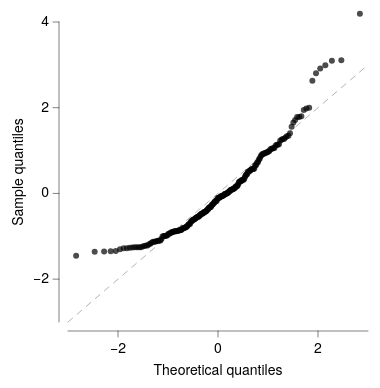

Write the Vega-Lite specification saved for this chart.
### Vega-Lite specification from a JSON file in a GitHub repository (floating-point values rounded to 4 significant figures; data arrays with more than 128 entries replaced by an {"elided": "..."} marker saying what was removed)
{"background": null, "config": {"arc": {"fill": "#DBDBDB", "fillOpacity": 1.0, "innerRadius": 37.5, "padAngle": 0.03, "stroke": "black", "strokeOpacity": 1, "strokeWidth": 0.25}, "area": {"fill": "#DBDBDB", "fillOpacity": 1.0, "stroke": "black", "strokeOpacity": 1, "strokeWidth": 0.25}, "axis": {"domain": true, "domainCap": "round", "domainColor": "black", "domainWidth": 0.25, "grid": false, "gridCap": "round", "gridColor": "#F1F1F1", "gridDash": [0, 0], "gridOpacity": 1.0, "gridWidth": 0.25, "labelColor": "black", "labelFont": "Helvetica Neue", "labelFontSize": 7, "labelFontStyle": "normal", "labelFontWeight": 400, "offset": 4.5, "ticks": true, "tickCap": "round", "tickColor": "black", "tickRound": false, "tickSize": 3, "tickWidth": 0.25, "titleColor": "black", "titleFont": "Helvetica Neue", "titleFontSize": 7, "titleFontStyle": "normal", "titleFontWeight": 400}, "axisX": {"domain": true, "labelAlign": "center", "labelAngle": 0, "labels": true, "ticks": true, "translate": 0}, "axisY": {"domain": true, "labelAlign": "right", "labelAngle": 0, "labels": true, "ticks": true, "translate": 0}, "axisRight": {"domain": true, "labelAlign": "left", "labelAngle": 0, "labels": true, "ticks": true, "translate": 0}, "axisTop": {"domain": true, "labelAlign": "center", "labelAngle": 0, "labels": true, "ticks": true, "translate": 0}, "axisBand": {"tickOffset": 0}, "bar": {"fill": "#DBDBDB", "fillOpacity": 1.0, "stroke": "black", "strokeOpacity": 1, "strokeWidth": 0.25}, "boxplot": {"size": 13.5, "ticks": {"cornerRadius": 0.25, "fill": "black", "opacity": 1, "size": 6.75, "thickness": 0.25}, "box": {"fillOpacity": 1.0, "stroke": "black", "strokeOpacity": 1, "strokeWidth": 0.25}, "median": {"cornerRadius": 0, "fill": "black", "fillOpacity": 1.0, "opacity": 1, "size": 13.5, "thickness": 0.25}, "rule": {"fill": "black", "fillOpacity": 1.0, "size": 15.0, "stroke": "black", "strokeDash": [0, 0], "strokeOpacity": 1, "strokeWidth": 0.25}, "outliers": {"color": "black", "fill": "black", "fillOpacity": 1.0, "size": 0, "stroke": "black", "strokeOpacity": 1, "strokeWidth": 0.25}}, "circle": {"fill": "black", "fillOpacity": 1.0, "size": 0.75, "stroke": null, "strokeOpacity": 1, "strokeWidth": 0.25}, "errorband": {"band": {"fillOpacity": 0.6, "stroke": null, "strokeWidth": 0.25, "strokeOpacity": 1}, "borders": {"opacity": 0, "strokeOpacity": 0.25, "strokeWidth": 1}}, "errorbar": {"opacity": 1, "rule": {"strokeDash": [0, 0], "strokeWidth": 0.25}, "ticks": {"color": "black", "cornerRadius": 0.125, "opacity": 1, "size": 9.0, "thickness": 0.25}, "thickness": 0.25}, "font": "Helvetica Neue", "geoshape": {"fill": "#DBDBDB", "fillOpacity": 1.0, "stroke": "black", "strokeOpacity": 1, "strokeWidth": 0.25}, "header": {"labelColor": "black", "labelFont": "Helvetica Neue", "labelFontSize": 7, "labelFontStyle": "normal", "labelFontWeight": 400, "titleColor": "black", "titleFont": "Helvetica Neue", "titleFontSize": 7, "titleFontStyle": "normal", "titleFontWeight": 400, "titlePadding": 0}, "legend": {"disable": false, "offset": 4.5, "titlePadding": 4, "labelOffset": 2, "gradientLabelOffset": 2, "gradientLength": 75.0, "gradientThickness": 7.5, "gradientOpacity": 1.0, "gradientStrokeColor": "black", "gradientStrokeWidth": 0.25, "labelColor": "black", "labelFont": "Helvetica Neue", "labelFontSize": 7, "labelFontStyle": "normal", "labelFontWeight": 400, "strokeColor": "black", "strokeWidth": 0, "symbolSize": 42, "symbolStrokeColor": "black", "symbolStrokeWidth": 0.25, "titleColor": "black", "titleFont": "Helvetica Neue", "titleFontSize": 7, "titleFontStyle": "normal", "titleFontWeight": 400}, "line": {"color": "black", "stroke": "black", "strokeCap": "round", "strokeDash": [0, 0], "strokeOpacity": 1, "strokeWidth": 0.375}, "point": {"filled": true, "fill": "#DBDBDB", "fillOpacity": 1.0, "size": 7.5, "stroke": "black", "strokeOpacity": 1, "strokeWidth": 0.25}, "range": {"category": ["#C6D9F1", "#F1C9CB", "#FEF0B9", "#CEE37A", "#7AA8E0", "#E589A3", "#FDDD5D", "#68B961", "#4177B1", "#C35082", "#E5C227", "#438156"], "diverging": {"scheme": ["#C35082", "#CE6D94", "#D989A7", "#E2A4BA", "#EABFCE", "#F1DBE2", "#F6F6F6", "#D7E0EB", "#B9CBE0", "#9BB6D5", "#7DA1C9", "#5F8CBD", "#4177B1"]}, "heatmap": {"scheme": ["#32022B", "#43044D", "#4C196E", "#4D338C", "#484DA6", "#3A68BB", "#1D83CA", "#1D9CCB", "#23B5C9", "#28CDC5", "#4DE0B4", "#91EE9F"]}, "ordinal": {"scheme": ["#F1F1F1", "#DBDBDB", "#C6C6C6", "#B2B2B2", "#9D9D9D", "#898989", "#767676", "#636363", "#515151", "#404040", "#2F2F2F", "#1F1F1F"]}, "ramp": {"scheme": ["#32022B", "#43044D", "#4C196E", "#4D338C", "#484DA6", "#3A68BB", "#1D83CA", "#1D9CCB", "#23B5C9", "#28CDC5", "#4DE0B4", "#91EE9F"]}}, "rule": {"color": "black", "stroke": "black", "strokeCap": "round", "strokeDash": [2, 2], "strokeOpacity": 1, "strokeWidth": 0.25}, "scale": {"bandPaddingInner": 0.1, "bandPaddingOuter": 0.1, "round": false}, "rect": {"fill": "#DBDBDB", "fillOpacity": 1.0, "stroke": "black", "strokeOpacity": 1, "strokeWidth": 0.25}, "square": {"fill": "#DBDBDB", "fillOpacity": 1.0, "size": 15.0, "stroke": "black", "strokeOpacity": 1, "strokeWidth": 0.25}, "text": {"color": "black", "font": "Helvetica Neue", "fontSize": 7, "fontStyle": "normal", "fontWeight": 400}, "tick": {"color": "black", "cornerRadius": 0.125, "opacity": 1.0, "size": 13.5, "thickness": 0.25}, "title": {"anchor": "middle", "frame": "group", "color": "black", "font": "Helvetica Neue", "fontSize": 7, "fontStyle": "normal", "fontWeight": 400, "subtitleColor": "black", "subtitleFont": "Helvetica Neue", "subtitleFontSize": "Helvetica Neue", "subtitleFontStyle": "normal", "subtitleFontWeight": 400}, "trail": {"color": "black", "opacity": 1, "size": 0.375}, "view": {"continuousWidth": 150, "continuousHeight": 150, "discreteWidth": 150, "discreteHeight": 150, "fill": null, "stroke": null, "strokeWidth": 0.25}}, "layer": [{"data": {"name": "data-7ab47033c4fd7b2db19c4791ae4917c2"}, "mark": {"type": "line", "color": "gray", "opacity": 0.8, "strokeDash": [3, 3]}, "encoding": {"x": {"field": "q", "type": "quantitative"}, "y": {"field": "q", "type": "quantitative"}}}, {"data": {"name": "data-60e32e7209cba04fbb8cf2a463427107"}, "mark": {"type": "circle", "opacity": 0.7, "size": 9}, "encoding": {"x": {"field": "theo", "scale": {"domain": [-3, 3], "nice": false}, "title": "Theoretical quantiles", "type": "quantitative"}, "y": {"field": "samp", "scale": {"domain": [-3, 4], "nice": false}, "title": "Sample quantiles", "type": "quantitative"}}}], "$schema": "https://vega.github.io/schema/vega-lite/v6.4.1.json", "datasets": {"data-7ab47033c4fd7b2db19c4791ae4917c2": [{"q": -3.0}, {"q": 3.0}], "data-60e32e7209cba04fbb8cf2a463427107": {"elided": "220 records"}}}
